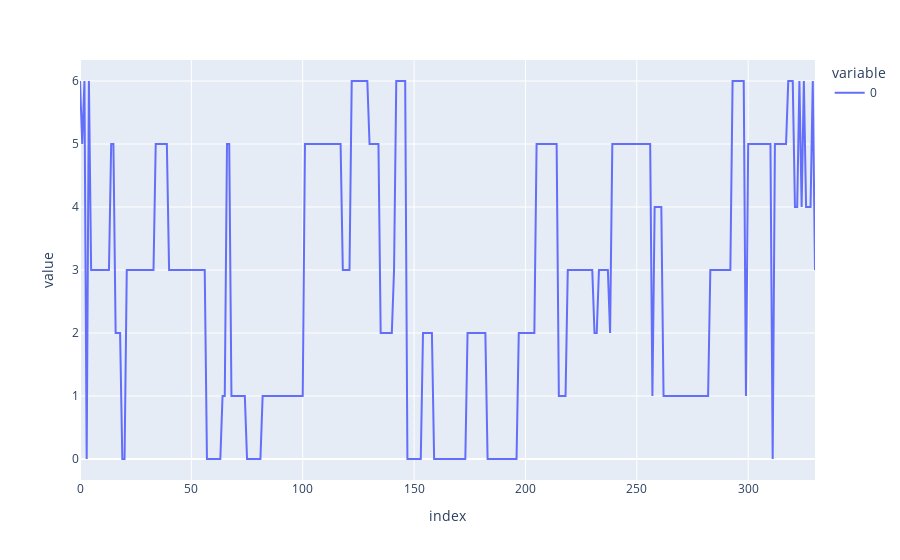
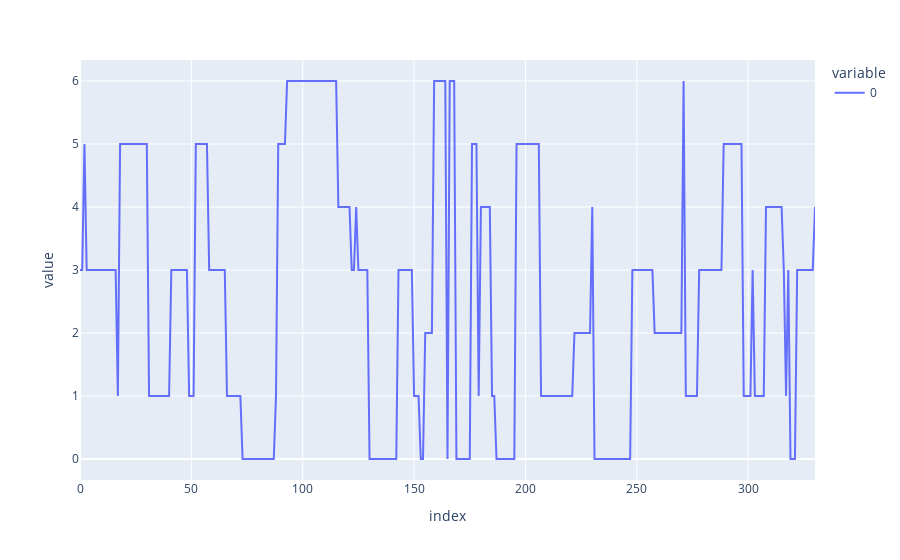
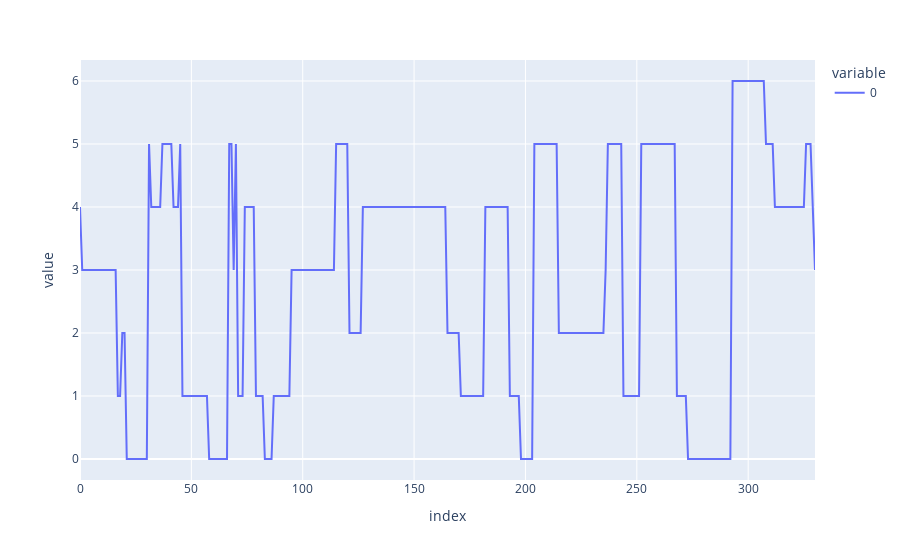
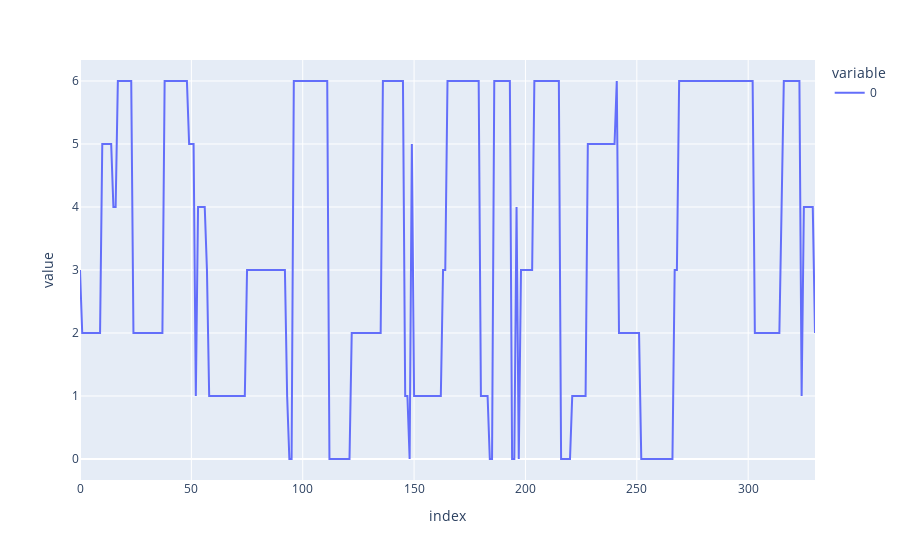

Notebook code cell kept with these figures, in order:
### Code cell
import plotly.express as px
for i in range(5):
    fig = px.line(states[(i*330):(i*330+331)])
    fig.show()

### Figure 1 — Plotly figure (JSON) as saved in the notebook; plotly's stock layout.template omitted (floating-point values rounded to 4 significant figures; data arrays with more than 128 entries replaced by an {"elided": "..."} marker saying what was removed)
{"data": [{"hovertemplate": "variable=0<br>index=%{x}<br>value=%{y}<extra></extra>", "legendgroup": "0", "line": {"color": "#636efa", "dash": "solid"}, "marker": {"symbol": "circle"}, "mode": "lines", "name": "0", "orientation": "v", "showlegend": true, "type": "scatter", "x": {"elided": "331 int values"}, "xaxis": "x", "y": {"elided": "331 int values"}, "yaxis": "y"}], "layout": {"legend": {"title": {"text": "variable"}, "tracegroupgap": 0}, "margin": {"t": 60}, "xaxis": {"anchor": "y", "domain": [0, 1], "title": {"text": "index"}}, "yaxis": {"anchor": "x", "domain": [0, 1], "title": {"text": "value"}}}}

### Figure 2 — Plotly figure (JSON) as saved in the notebook; plotly's stock layout.template omitted (floating-point values rounded to 4 significant figures; data arrays with more than 128 entries replaced by an {"elided": "..."} marker saying what was removed)
{"data": [{"hovertemplate": "variable=0<br>index=%{x}<br>value=%{y}<extra></extra>", "legendgroup": "0", "line": {"color": "#636efa", "dash": "solid"}, "marker": {"symbol": "circle"}, "mode": "lines", "name": "0", "orientation": "v", "showlegend": true, "type": "scatter", "x": {"elided": "331 int values"}, "xaxis": "x", "y": {"elided": "331 int values"}, "yaxis": "y"}], "layout": {"legend": {"title": {"text": "variable"}, "tracegroupgap": 0}, "margin": {"t": 60}, "xaxis": {"anchor": "y", "domain": [0, 1], "title": {"text": "index"}}, "yaxis": {"anchor": "x", "domain": [0, 1], "title": {"text": "value"}}}}

### Figure 3 — Plotly figure (JSON) as saved in the notebook; plotly's stock layout.template omitted (floating-point values rounded to 4 significant figures; data arrays with more than 128 entries replaced by an {"elided": "..."} marker saying what was removed)
{"data": [{"hovertemplate": "variable=0<br>index=%{x}<br>value=%{y}<extra></extra>", "legendgroup": "0", "line": {"color": "#636efa", "dash": "solid"}, "marker": {"symbol": "circle"}, "mode": "lines", "name": "0", "orientation": "v", "showlegend": true, "type": "scatter", "x": {"elided": "331 int values"}, "xaxis": "x", "y": {"elided": "331 int values"}, "yaxis": "y"}], "layout": {"legend": {"title": {"text": "variable"}, "tracegroupgap": 0}, "margin": {"t": 60}, "xaxis": {"anchor": "y", "domain": [0, 1], "title": {"text": "index"}}, "yaxis": {"anchor": "x", "domain": [0, 1], "title": {"text": "value"}}}}

### Figure 4 — Plotly figure (JSON) as saved in the notebook; plotly's stock layout.template omitted (floating-point values rounded to 4 significant figures; data arrays with more than 128 entries replaced by an {"elided": "..."} marker saying what was removed)
{"data": [{"hovertemplate": "variable=0<br>index=%{x}<br>value=%{y}<extra></extra>", "legendgroup": "0", "line": {"color": "#636efa", "dash": "solid"}, "marker": {"symbol": "circle"}, "mode": "lines", "name": "0", "orientation": "v", "showlegend": true, "type": "scatter", "x": {"elided": "331 int values"}, "xaxis": "x", "y": {"elided": "331 int values"}, "yaxis": "y"}], "layout": {"legend": {"title": {"text": "variable"}, "tracegroupgap": 0}, "margin": {"t": 60}, "xaxis": {"anchor": "y", "domain": [0, 1], "title": {"text": "index"}}, "yaxis": {"anchor": "x", "domain": [0, 1], "title": {"text": "value"}}}}
